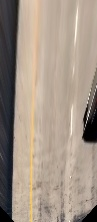
#> input picture training_data/features/test1.jpg, 97 x 222 px
$ python -i lane-finding.py   (imports and definitions only)   (older library calls are emulated)
#> lines starting #> are read from the running program, lines starting #| are printed output that depends on the picture; after the words box and inside, x2 and y2 are one past the last pixel; in counts of white or black regions, pixels touching at a corner belong together
#> further down, picture is the input picture: shape (222, 97, 3); mean B, G, R 134.3, 147.7, 162.1
#!/usr/bin/env python3
import cv2
import glob
import numpy as np

# [40 lines left out: functions calibrate_camera, save_calibration_data, load_calibration_data, not called in this run]

def undistort_image(image, cameraMatrix, distortionCoeffs):
    print("Undistorting image ...")
    return cv2.undistort(image, cameraMatrix, distortionCoeffs)

# [19 lines left out: function perspective_transformation, not called in this run]

def normalize(array):
    absolute = np.absolute(array)
    return np.uint8(255 * absolute / np.max(absolute))

def binary_image(image):
    grayImage = cv2.cvtColor(image, cv2.COLOR_BGR2GRAY)
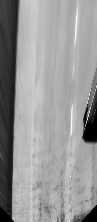
#> grayImage: shape (222, 97); min 0, max 251, mean 150.4
    hlsImage = cv2.cvtColor(image, cv2.COLOR_BGR2HLS)
#> hlsImage: shape (222, 97, 3); mean of channels 0, 1, 2 30.5, 148.3, 54.2
    sImage = hlsImage[:,:,2]
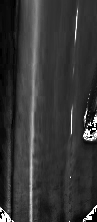
#> sImage: shape (222, 97); min 0, max 255, mean 54.2

    graySobelX = cv2.Sobel(grayImage, cv2.CV_32F, 1, 0)
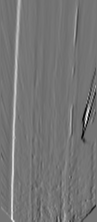
#> graySobelX: shape (222, 97) float32; min -686, max 815, mean 5.4; drawn with min black and max white
    graySobelY = cv2.Sobel(grayImage, cv2.CV_32F, 0, 1)
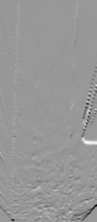
#> graySobelY: shape (222, 97) float32; min -570, max 386, mean -1.7; drawn with min black and max white
    satSobelX = cv2.Sobel(sImage, cv2.CV_32F, 1, 0)
    satSobelY = cv2.Sobel(sImage, cv2.CV_32F, 0, 1)
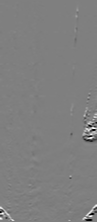
#> satSobelY: shape (222, 97) float32; min -1020, max 1020, mean 0.5; drawn with min black and max white

    satDir = normalize(np.arctan2(
        np.absolute(satSobelX),
        np.absolute(satSobelY)))
#> in normalize, `absolute = np.absolute(array)`:
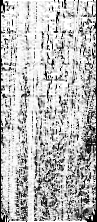
#> absolute: shape (222, 97) float32; min 0, max 1.57, mean 1.15; drawn with min black and max white

    satDirBin = np.zeros_like(satDir)
    satDirBin[(satDir > 230)] = 255

    satDirBlur = cv2.GaussianBlur(
        satDirBin, ksize=(35, 35), sigmaX=10, sigmaY=10)
    satDirBlur = np.uint8(255 * np.float32(satDirBlur) / np.max(satDirBlur))

    satDirBlurBin = np.zeros_like(satDirBlur)
    satDirBlurBin[(satDirBlur > 100)] = 255

    satBin = np.zeros_like(satDirBlur)
    satBin[(normalize(satSobelX) > 15) & (satDirBlurBin > 200)] = 255

    grayPat = np.zeros_like(satDirBlur)
    grayPat[(graySobelX > 50)] = 255

    combined = np.zeros_like(grayPat)
    combined[(grayPat > 200) | (satBin > 200)] = 255

    return combined

# [5 lines not run here, left out]

>>> import cv2
>>> picture = cv2.imread('training_data/features/test1.jpg')
>>> result = binary_image(picture)
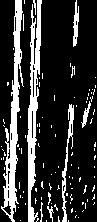
#> result: shape (222, 97); 20.1% white; 104 white regions (94 under 20 px), largest, box (x1, y1, x2, y2) and area: (1, 0, 24, 222) 1677, (27, 0, 42, 222) 1501, (62, 104, 74, 222) 372

$ run again, on training_data/features/test3.jpg
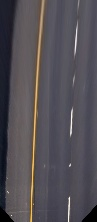
#> input picture training_data/features/test3.jpg, 97 x 222 px
#> picture is the input picture: shape (222, 97, 3); mean B, G, R 84.8, 78.8, 82.8
#> hlsImage: shape (222, 97, 3); mean of channels 0, 1, 2 119.2, 82.9, 22.6
#> in normalize, `absolute = np.absolute(array)`:
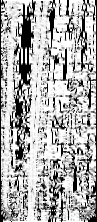
#> absolute: shape (222, 97) float32; min 0, max 1.57, mean 1.08; drawn with min black and max white
#> `result = binary_image(picture)`:
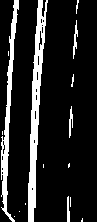
#> result: shape (222, 97); 14% white; 16 white regions (9 under 20 px), largest, box (x1, y1, x2, y2) and area: (28, 0, 48, 222) 1652, (1, 0, 19, 222) 1070, (73, 20, 78, 59) 84
